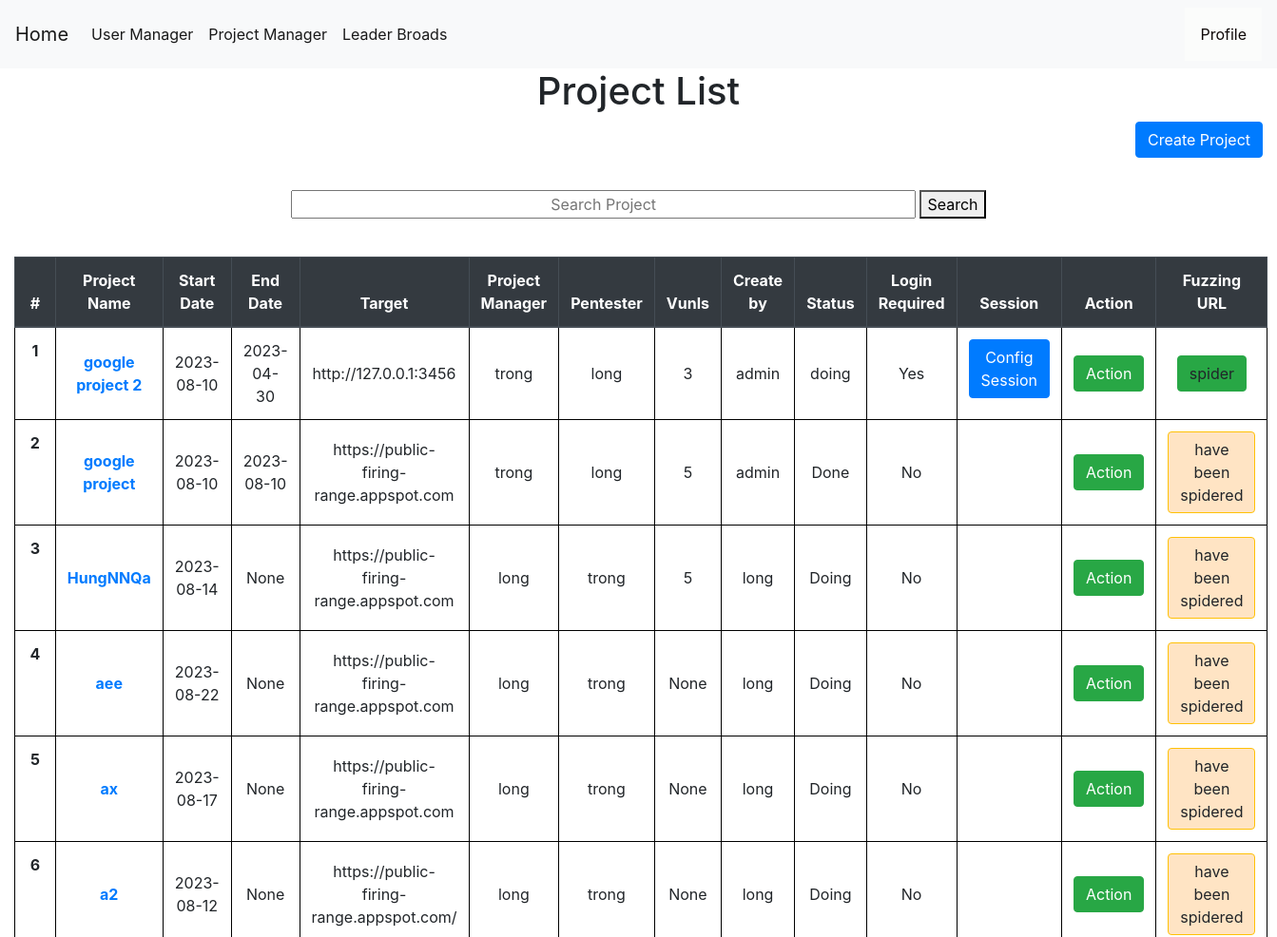
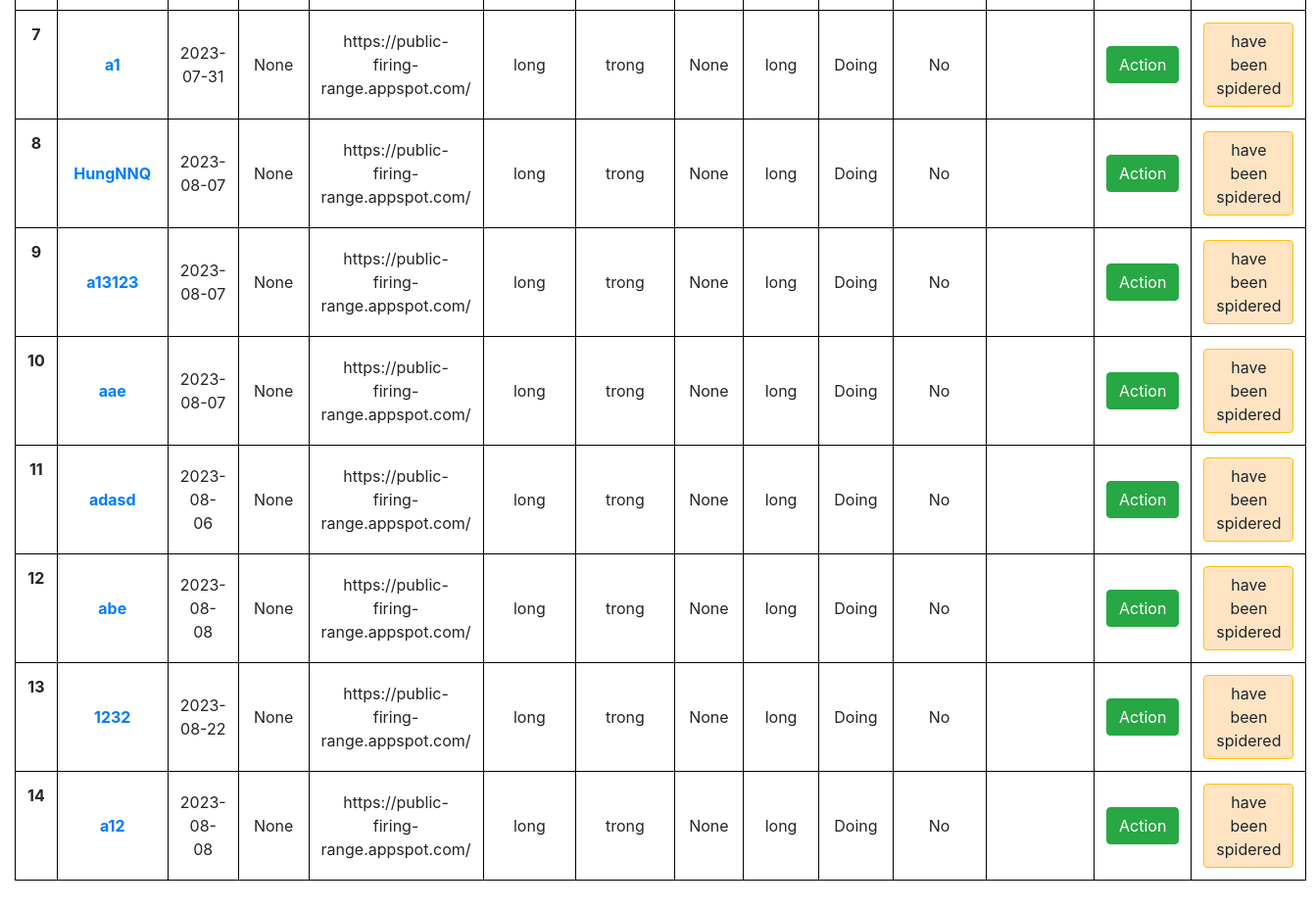
Screenshot of /projectmanager (signed in) with the database file from the repository (2 pictures, top to bottom).
### tables this page shows
CREATE TABLE projects (
    projectid INTEGER PRIMARY KEY AUTOINCREMENT,
    projectname TEXT NOT NULL,
    startdate date NOT NULL,
    enddate date,
    vunls int,
    target text not null,
    securitylevel TEXT,
    manager TEXT ,
    pentester TEXT ,
    status TEXT NOT NULL,
    create_by INTEGER ,
    isspider INTEGER DEFAULT 0,
    login INTEGER NOT NULL,
    isconfig INTEGER NOT NULL DEFAULT 0,
    FOREIGN KEY (pentester) REFERENCES users(username) ON DELETE CASCADE
    FOREIGN KEY (manager) REFERENCES users(username) ON DELETE CASCADE
    FOREIGN KEY (create_by) REFERENCES users(userid) ON DELETE CASCADE
);

### app.py (the view)
@app.route('/projectmanager', methods=('GET', 'POST'))
def showproject():
    msg = ''
    if session["userid"] == None:
        return redirect(url_for('login'))
    currentuser = get_current_user()
    conn = get_db_connection()
    projects = conn.execute('SELECT * FROM projects where pentester = ? OR manager = ?',(currentuser["username"],currentuser["username"],)).fetchall()
    allprojects = conn.execute('SELECT * FROM projects').fetchall()
    users = conn.execute('SELECT * FROM users').fetchall()
    conn.commit()
    conn.close()
    return render_template('show_project.html', allprojects=allprojects,currentuser=currentuser,projects=projects,users=users,msg=msg)

### app.py (called while the page is built)
def get_db_connection():
    conn = sqlite3.connect('database.db')
    conn.row_factory = sqlite3.Row
    return conn

def get_current_user():
    userid = session["userid"]
    conn = get_db_connection()
    user = conn.execute('SELECT * FROM users WHERE userid = ?',(userid,)).fetchone()
    conn.commit()
    conn.close()
    return user

### templates/show_project.html (shortened to what this page needs)
{% extends 'base.html' %}
{% block content %}
    <center><h1>{% block title %}  Project List  {% endblock %}</h1></center>
    <link rel= "stylesheet" type= "text/css" href= "{{ url_for('static',filename='css/showuser.css') }}">
    <link rel= "stylesheet" type= "text/css" href= "{{ url_for('static',filename='css/loading.css') }}">
    {% if currentuser["role"] != "Pentester" %}
    <a href="{{ url_for('add_project')}}" class="btn btn-primary" style="float: right;" role="button" aria-pressed="true">Create Project</a>
    {% endif %}
  <center>
  <form action="{{ url_for('search_project') }}" method ="GET">
    <input style="text-align: center;width:50%;" name="projectname" type="projectname" placeholder="Search Project" />
    <button>Search</button>
  </form>
</center></br>
<div >
    <table class="table" style="width:100%">
        <thead class="thead-dark" style="width:100%">
          <tr>
            <th style="text-align: center"scope="col">#</th>
            <th style="text-align: center"scope="col">Project Name</th>
            <th style="text-align: center"scope="col">Start Date</th>
            <th style="text-align: center"scope="col">End Date</th>
            <th style="text-align: center"scope="col">Target</th>
            <th style="text-align: center"scope="col">Project Manager</th>
            <th style="text-align: center"scope="col">Pentester</th>
            <th style="text-align: center"scope="col">Vunls</th>
            <th style="text-align: center"scope="col">Create by</th>
            <th style="text-align: center"scope="col">Status</th>
            <th style="text-align: center"scope="col">Login Required</th>
            <th style="text-align: center"scope="col">Session</th>
            <th style="text-align: center;width: 10%;"scope="col">Action</th>
            <th style="text-align: center"scope="col">Fuzzing URL</th>
          </tr>
        </thead>
        <tbody>
        {% if currentuser["role"] == 'Administrator' %}
          {% for project in allprojects %}
          <tr >
            <th style="text-align: center" class="counterCell"></th>
            <th style="text-align: center"class="align-middle" scope="row"><a href="{{ url_for('project_detail',id= project.projectid) }} ">{{ project.projectname }}</a></th>
            <td style="text-align: center"class="align-middle" >{{ project.startdate }}</td>
            <td style="text-align: center"class="align-middle" >{{ project.enddate }}</td>
            <td style="text-align: center"class="align-middle" >{{ project.target }}</a></td>
            <td style="text-align: center"class="align-middle" >{{ project.manager }}</td>
            <td style="text-align: center"class="align-middle" >{{ project.pentester }}</td>
            <td style="text-align: center"class="align-middle" >{{ project.vunls }}</td>
            <td style="text-align: center"class="align-middle" >{{ project.create_by }}</td>
            <td style="text-align: center"class="align-middle" >{{ project.status }}</td>
            {% if project.login == 1 %}
            <td style="text-align: center"class="align-middle" >Yes</td>
            {% else %}
            <td style="text-align: center"class="align-middle" >No</td>
            {% endif %}
            <td>
            {% if project.login == 1 %}
              {% if project.isconfig == 0%}
              <a style="text-align: center" href="{{ url_for('cookies_config',id= project.projectid) }}" class="btn btn-primary">Config Session</a>
              {% else %}
              <a style="text-align: center" href="{{ url_for('cookies_update',id= project.projectid) }}" class="btn btn-success">Update Session</a>
              {% endif%}
            {% else %}
            <a></a>
            {% endif %}
            </td>
            <td style="text-align: center" class="align-middle" >
              <div style="float:center;" class="dropdown">
                <button class="btn btn-success" class="dropbtn">Action</button>
              </div>
            </td>
            <td style="text-align: center" class="align-middle" >
                      {% if project.isspider != 1 %}
                      <a  style="text-align: center"class="btn btn-success" onclick="loadScreen({{project.projectid}})">spider</a>
                      {% else %}
                      <a class="btn btn-warning" style="background-color: bisque;" style="text-align: center" class="align-middle" >
                        have been spidered
                      </a>
                      {% endif %}
            </td>
          </tr>
      {% endfor %}
        {% endif %}
        </tbody>
      </table>
    </div>
{% endblock %}

### static/css/style.css (style rules this page uses)
table, th, td { border: 1px solid black; }
body { min-height: 100vh; height: 100%; margin: 0; z-index: 10; display: grid; grid-template-rows: auto 1fr auto; }
body { display: flex; flex-direction: column; }
.dropdown { position: relative; display: inline-block; }

### static/css/showuser.css (style rules this page uses)
table { counter-reset: tableCount; }
.counterCell:before { content: counter(tableCount); counter-increment: tableCount; }

### rows the page displays
projects: projectname "google project 2", startdate "2023-08-10", enddate "2023-04-30", target "http://127.0.0.1:3456", manager "trong", pentester "long", vunls "3", create_by "admin", status "doing", login "Yes"
projects: projectname "google project", startdate "2023-08-10", enddate "2023-08-10", target "https://public-firing-range.appspot.com", manager "trong", pentester "long", vunls "5", create_by "admin", status "Done", login "No", isspider "have been spidered"
projects: projectname "HungNNQa", startdate "2023-08-14", enddate "None", target "https://public-firing-range.appspot.com", manager "long", pentester "trong", vunls "5", create_by "long", status "Doing", login "No", isspider "have been spidered"
projects: projectname "aee", startdate "2023-08-22", enddate "None", target "https://public-firing-range.appspot.com", manager "long", pentester "trong", vunls "None", create_by "long", status "Doing", login "No", isspider "have been spidered"
projects: projectname "ax", startdate "2023-08-17", enddate "None", target "https://public-firing-range.appspot.com", manager "long", pentester "trong", vunls "None", create_by "long", status "Doing", login "No", isspider "have been spidered"
projects: projectname "a2", startdate "2023-08-12", enddate "None", target "https://public-firing-range.appspot.com/", manager "long", pentester "trong", vunls "None", create_by "long", status "Doing", login "No", isspider "have been spidered"
projects: projectname "a1", startdate "2023-07-31", enddate "None", target "https://public-firing-range.appspot.com/", manager "long", pentester "trong", vunls "None", create_by "long", status "Doing", login "No", isspider "have been spidered"
projects: projectname "HungNNQ", startdate "2023-08-07", enddate "None", target "https://public-firing-range.appspot.com/", manager "long", pentester "trong", vunls "None", create_by "long", status "Doing", login "No", isspider "have been spidered"
projects: projectname "a13123", startdate "2023-08-07", enddate "None", target "https://public-firing-range.appspot.com/", manager "long", pentester "trong", vunls "None", create_by "long", status "Doing", login "No", isspider "have been spidered"
projects: projectname "aae", startdate "2023-08-07", enddate "None", target "https://public-firing-range.appspot.com/", manager "long", pentester "trong", vunls "None", create_by "long", status "Doing", login "No", isspider "have been spidered"
projects: projectname "adasd", startdate "2023-08-06", enddate "None", target "https://public-firing-range.appspot.com/", manager "long", pentester "trong", vunls "None", create_by "long", status "Doing", login "No", isspider "have been spidered"
projects: projectname "abe", startdate "2023-08-08", enddate "None", target "https://public-firing-range.appspot.com/", manager "long", pentester "trong", vunls "None", create_by "long", status "Doing", login "No", isspider "have been spidered"
projects: projectname "1232", startdate "2023-08-22", enddate "None", target "https://public-firing-range.appspot.com/", manager "long", pentester "trong", vunls "None", create_by "long", status "Doing", login "No", isspider "have been spidered"
projects: projectname "a12", startdate "2023-08-08", enddate "None", target "https://public-firing-range.appspot.com/", manager "long", pentester "trong", vunls "None", create_by "long", status "Doing", login "No", isspider "have been spidered"
